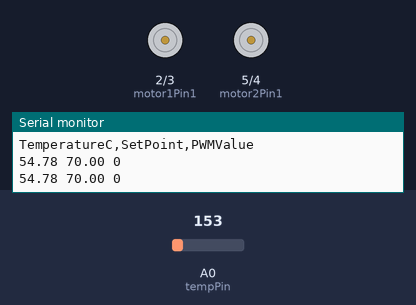
Simulated run of this sketch. Board: Arduino Uno, built with avr-gcc and run on an emulated ATmega328P. Shown: motor-driver pin pairs drawn as motors (green arrow = first pin HIGH = forward, orange = second pin HIGH = backward, longer = more drive, scaled by the enable pin), the last lines printed to the serial monitor. The inputs (shaded band) are chosen by the test bench; at power-on: A0 (tempPin) = 153.

Above: at 1.8 s.
1.9 s: A0 (tempPin) set to 171
3.4 s: A0 (tempPin) set to 193
At 4.5 s:
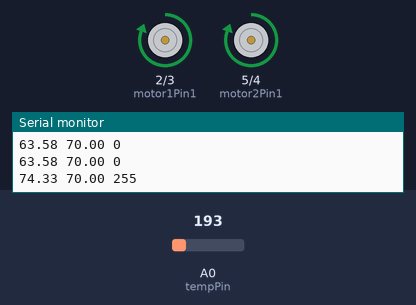
5.5 s: A0 (tempPin) set to 175
At 7.2 s:
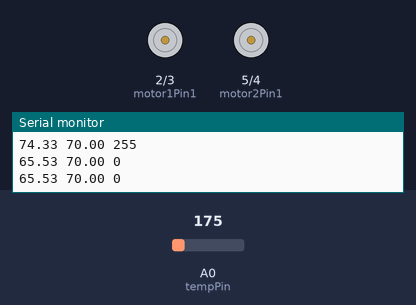
7.5 s: A0 (tempPin) set to 191
At 8.9 s:
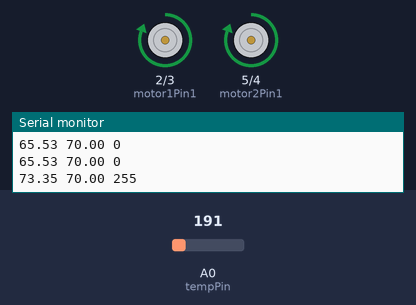
Timing chart, 0 to 10.5 s (numbered marks = the images above; inputs shaded):
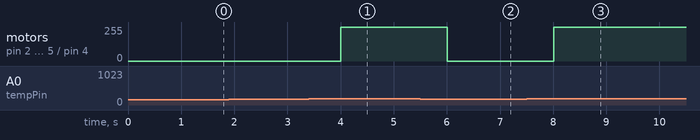

The sketch:

main.ino
```cpp
const int motor1Enable = 9;
const int motor2Enable = 10; // Enable pin for Motor (EN-B)
const int motor1Pin1 = 2;
const int motor1Pin2 = 3;
const int motor2Pin1 = 5; // Control pin 1 for Motor (IN3)
const int motor2Pin2 = 4; // Control pin 2 for Motor (IN4)
const int tempPin = A0;

float fanSpeed = 0;    // Variable to store the speed of Fan 2
float setPoint = 70.0; // Desired temperature setpoint for the hot side of Peltier

// PI constants
float Kp = 10.0; // Proportional gain
float Ki = 0.1;  // Integral gain

float integralTerm = 0.0;
float lastError = 0.0;

void setup() {
  pinMode(motor1Pin1, OUTPUT);
  pinMode(motor1Pin2, OUTPUT);
  pinMode(motor2Pin1, OUTPUT);
  pinMode(motor2Pin2, OUTPUT);
  pinMode(motor1Enable, OUTPUT);
  pinMode(motor2Enable, OUTPUT);

  digitalWrite(motor1Enable, LOW);
  digitalWrite(motor2Enable, LOW);
  Serial.begin(9600); // Use higher baud rate for faster data transmission

  // Print headers for SerialPlot
  Serial.println("TemperatureC,SetPoint,PWMValue");
}

void loop() {
  int analogValue = analogRead(tempPin);
  float voltage = analogValue * (5.0 / 1023.0);
  float temperatureC = (voltage - 0.5) * 100.0 + 30;

  // Calculate error
  float error = temperatureC - setPoint;

  if (temperatureC > setPoint) {
    // Set fan speed to maximum if temperature exceeds setpoint
    fanSpeed = 255;
  } else {
    // Proportional term
    float proportionalTerm = Kp * error;

    // Integral term
    integralTerm += Ki * error;

    // Apply constraints to integral term to prevent windup
    integralTerm = constrain(integralTerm, -255.0 / Ki, 255.0 / Ki);

    // Calculate fan speed based on PI control
    fanSpeed = proportionalTerm + integralTerm;

    // Ensure fan speed does not exceed maximum PWM value
    fanSpeed = constrain(fanSpeed, 0, 255);
  }

  // Apply PWM to enable pins
  int pwmValue = fanSpeed;
  analogWrite(motor1Enable, pwmValue);
  analogWrite(motor2Enable, pwmValue);

  // Determine direction based on fanSpeed sign
  if (fanSpeed > 0) {
    digitalWrite(motor1Pin1, HIGH); // Example: Set motor direction
    digitalWrite(motor1Pin2, LOW);
    digitalWrite(motor2Pin1, HIGH);
    digitalWrite(motor2Pin2, LOW);
  } else {
    digitalWrite(motor1Pin1, LOW); // Turn off motors if fanSpeed is 0
    digitalWrite(motor1Pin2, LOW);
    digitalWrite(motor2Pin1, LOW);
    digitalWrite(motor2Pin2, LOW);
  }

  // Output to SerialPlot
  Serial.print(temperatureC); // Current temperature
  Serial.print(" ");
  Serial.print(setPoint); // Setpoint temperature
  Serial.print(" ");
  Serial.println(pwmValue); // PWM value

  delay(1000); // Adjust delay as needed for control loop timing
}
```

Measured:
- the behaviour switches between 184 and 185 on A0 (tempPin) (found by bisection; images 0 and 1)
- after the input at 3.4 s, motor on pin 2 (motor1Pin1) / pin 3 (motor1Pin2), motor on pin 5 (motor2Pin1) / pin 4 (motor2Pin2): stopped → forward 255/255 after 0.61 s
- after the input at 5.5 s, motor on pin 2 (motor1Pin1) / pin 3 (motor1Pin2), motor on pin 5 (motor2Pin1) / pin 4 (motor2Pin2): forward 255/255 → stopped after 0.51 s
- after the input at 7.5 s, motor on pin 2 (motor1Pin1) / pin 3 (motor1Pin2), motor on pin 5 (motor2Pin1) / pin 4 (motor2Pin2): stopped → forward 255/255 after 0.51 s
